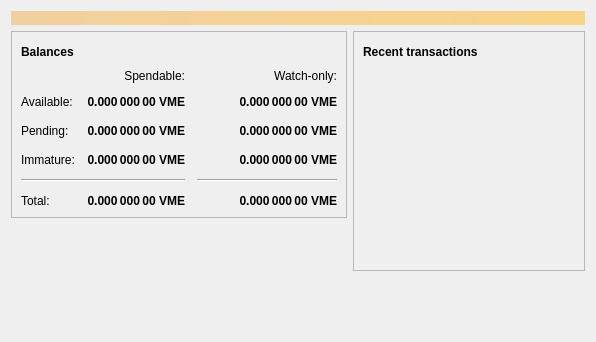
<?xml version="1.0" encoding="UTF-8"?>
<ui version="4.0">
 <class>OverviewPage</class>
 <widget class="QWidget" name="OverviewPage">
  <property name="geometry">
   <rect>
    <x>0</x>
    <y>0</y>
    <width>596</width>
    <height>342</height>
   </rect>
  </property>
  <property name="windowTitle">
   <string>Form</string>
  </property>
  <layout class="QVBoxLayout" name="topLayout">
   <item>
    <widget class="QLabel" name="labelAlerts">
     <property name="visible">
      <bool>false</bool>
     </property>
     <property name="styleSheet">
      <string notr="true">QLabel { background-color: qlineargradient(x1: 0, y1: 0, x2: 1, y2: 0, stop:0 #F0D0A0, stop:1 #F8D488); color:#000000; }</string>
     </property>
     <property name="wordWrap">
      <bool>true</bool>
     </property>
     <property name="margin">
      <number>3</number>
     </property>
     <property name="textInteractionFlags">
      <set>Qt::TextSelectableByMouse</set>
     </property>
    </widget>
   </item>
   <item>
    <layout class="QHBoxLayout" name="horizontalLayout" stretch="1,1">
     <item>
      <layout class="QVBoxLayout" name="verticalLayout_2">
       <item>
        <widget class="QFrame" name="frame">
         <property name="frameShape">
          <enum>QFrame::StyledPanel</enum>
         </property>
         <property name="frameShadow">
          <enum>QFrame::Raised</enum>
         </property>
         <layout class="QVBoxLayout" name="verticalLayout_4">
          <item>
           <layout class="QHBoxLayout" name="horizontalLayout_4">
            <item>
             <widget class="QLabel" name="label_5">
              <property name="font">
               <font>
                <weight>75</weight>
                <bold>true</bold>
               </font>
              </property>
              <property name="text">
               <string>Balances</string>
              </property>
             </widget>
            </item>
            <item>
             <widget class="QPushButton" name="labelWalletStatus">
              <property name="enabled">
               <bool>true</bool>
              </property>
              <property name="maximumSize">
               <size>
                <width>30</width>
                <height>16777215</height>
               </size>
              </property>
              <property name="toolTip">
               <string>The displayed information may be out of date. Your wallet automatically synchronizes with the Vimee network after a connection is established, but this process has not completed yet.</string>
              </property>
              <property name="text">
               <string/>
              </property>
              <property name="icon">
               <iconset resource="../bitcoin.qrc">
                <normaloff>:/icons/warning</normaloff>
                <disabledoff>:/icons/warning</disabledoff>:/icons/warning</iconset>
              </property>
              <property name="iconSize">
               <size>
                <width>24</width>
                <height>24</height>
               </size>
              </property>
              <property name="flat">
               <bool>true</bool>
              </property>
             </widget>
            </item>
            <item>
             <spacer name="horizontalSpacer_3">
              <property name="orientation">
               <enum>Qt::Horizontal</enum>
              </property>
              <property name="sizeHint" stdset="0">
               <size>
                <width>40</width>
                <height>20</height>
               </size>
              </property>
             </spacer>
            </item>
           </layout>
          </item>
          <item>
           <layout class="QGridLayout" name="gridLayout">
            <property name="spacing">
             <number>12</number>
            </property>
            <item row="2" column="2">
             <widget class="QLabel" name="labelWatchPending">
              <property name="font">
               <font>
                <weight>75</weight>
                <bold>true</bold>
               </font>
              </property>
              <property name="cursor">
               <cursorShape>IBeamCursor</cursorShape>
              </property>
              <property name="toolTip">
               <string>Unconfirmed transactions to watch-only addresses</string>
              </property>
              <property name="text">
               <string notr="true">0.000 000 00 VME</string>
              </property>
              <property name="alignment">
               <set>Qt::AlignRight|Qt::AlignTrailing|Qt::AlignVCenter</set>
              </property>
              <property name="textInteractionFlags">
               <set>Qt::LinksAccessibleByMouse|Qt::TextSelectableByKeyboard|Qt::TextSelectableByMouse</set>
              </property>
             </widget>
            </item>
            <item row="2" column="1">
             <widget class="QLabel" name="labelUnconfirmed">
              <property name="font">
               <font>
                <weight>75</weight>
                <bold>true</bold>
               </font>
              </property>
              <property name="cursor">
               <cursorShape>IBeamCursor</cursorShape>
              </property>
              <property name="toolTip">
               <string>Total of transactions that have yet to be confirmed, and do not yet count toward the spendable balance</string>
              </property>
              <property name="text">
               <string notr="true">0.000 000 00 VME</string>
              </property>
              <property name="alignment">
               <set>Qt::AlignRight|Qt::AlignTrailing|Qt::AlignVCenter</set>
              </property>
              <property name="textInteractionFlags">
               <set>Qt::LinksAccessibleByMouse|Qt::TextSelectableByKeyboard|Qt::TextSelectableByMouse</set>
              </property>
             </widget>
            </item>
            <item row="3" column="2">
             <widget class="QLabel" name="labelWatchImmature">
              <property name="font">
               <font>
                <weight>75</weight>
                <bold>true</bold>
               </font>
              </property>
              <property name="cursor">
               <cursorShape>IBeamCursor</cursorShape>
              </property>
              <property name="toolTip">
               <string>Mined balance in watch-only addresses that has not yet matured</string>
              </property>
              <property name="text">
               <string notr="true">0.000 000 00 VME</string>
              </property>
              <property name="alignment">
               <set>Qt::AlignRight|Qt::AlignTrailing|Qt::AlignVCenter</set>
              </property>
              <property name="textInteractionFlags">
               <set>Qt::LinksAccessibleByMouse|Qt::TextSelectableByKeyboard|Qt::TextSelectableByMouse</set>
              </property>
             </widget>
            </item>
            <item row="4" column="0" colspan="2">
             <widget class="Line" name="line">
              <property name="orientation">
               <enum>Qt::Horizontal</enum>
              </property>
             </widget>
            </item>
            <item row="4" column="2">
             <widget class="Line" name="lineWatchBalance">
              <property name="sizePolicy">
               <sizepolicy hsizetype="Preferred" vsizetype="Fixed">
                <horstretch>0</horstretch>
                <verstretch>0</verstretch>
               </sizepolicy>
              </property>
              <property name="minimumSize">
               <size>
                <width>140</width>
                <height>0</height>
               </size>
              </property>
              <property name="orientation">
               <enum>Qt::Horizontal</enum>
              </property>
             </widget>
            </item>
            <item row="5" column="0">
             <widget class="QLabel" name="labelTotalText">
              <property name="text">
               <string>Total:</string>
              </property>
             </widget>
            </item>
            <item row="3" column="1">
             <widget class="QLabel" name="labelImmature">
              <property name="font">
               <font>
                <weight>75</weight>
                <bold>true</bold>
               </font>
              </property>
              <property name="cursor">
               <cursorShape>IBeamCursor</cursorShape>
              </property>
              <property name="toolTip">
               <string>Mined balance that has not yet matured</string>
              </property>
              <property name="text">
               <string notr="true">0.000 000 00 VME</string>
              </property>
              <property name="alignment">
               <set>Qt::AlignRight|Qt::AlignTrailing|Qt::AlignVCenter</set>
              </property>
              <property name="textInteractionFlags">
               <set>Qt::LinksAccessibleByMouse|Qt::TextSelectableByKeyboard|Qt::TextSelectableByMouse</set>
              </property>
             </widget>
            </item>
            <item row="2" column="3">
             <spacer name="horizontalSpacer_2">
              <property name="orientation">
               <enum>Qt::Horizontal</enum>
              </property>
              <property name="sizeHint" stdset="0">
               <size>
                <width>40</width>
                <height>20</height>
               </size>
              </property>
             </spacer>
            </item>
            <item row="3" column="0">
             <widget class="QLabel" name="labelImmatureText">
              <property name="text">
               <string>Immature:</string>
              </property>
             </widget>
            </item>
            <item row="5" column="1">
             <widget class="QLabel" name="labelTotal">
              <property name="font">
               <font>
                <weight>75</weight>
                <bold>true</bold>
               </font>
              </property>
              <property name="cursor">
               <cursorShape>IBeamCursor</cursorShape>
              </property>
              <property name="toolTip">
               <string>Your current total balance</string>
              </property>
              <property name="text">
               <string notr="true">0.000 000 00 VME</string>
              </property>
              <property name="alignment">
               <set>Qt::AlignRight|Qt::AlignTrailing|Qt::AlignVCenter</set>
              </property>
              <property name="textInteractionFlags">
               <set>Qt::LinksAccessibleByMouse|Qt::TextSelectableByKeyboard|Qt::TextSelectableByMouse</set>
              </property>
             </widget>
            </item>
            <item row="5" column="2">
             <widget class="QLabel" name="labelWatchTotal">
              <property name="font">
               <font>
                <weight>75</weight>
                <bold>true</bold>
               </font>
              </property>
              <property name="cursor">
               <cursorShape>IBeamCursor</cursorShape>
              </property>
              <property name="toolTip">
               <string>Current total balance in watch-only addresses</string>
              </property>
              <property name="text">
               <string notr="true">0.000 000 00 VME</string>
              </property>
              <property name="alignment">
               <set>Qt::AlignRight|Qt::AlignTrailing|Qt::AlignVCenter</set>
              </property>
              <property name="textInteractionFlags">
               <set>Qt::LinksAccessibleByMouse|Qt::TextSelectableByKeyboard|Qt::TextSelectableByMouse</set>
              </property>
             </widget>
            </item>
            <item row="0" column="2">
             <widget class="QLabel" name="labelWatchonly">
              <property name="text">
               <string>Watch-only:</string>
              </property>
              <property name="alignment">
               <set>Qt::AlignRight|Qt::AlignTrailing|Qt::AlignVCenter</set>
              </property>
             </widget>
            </item>
            <item row="1" column="0">
             <widget class="QLabel" name="labelBalanceText">
              <property name="text">
               <string>Available:</string>
              </property>
             </widget>
            </item>
            <item row="1" column="1">
             <widget class="QLabel" name="labelBalance">
              <property name="font">
               <font>
                <weight>75</weight>
                <bold>true</bold>
               </font>
              </property>
              <property name="cursor">
               <cursorShape>IBeamCursor</cursorShape>
              </property>
              <property name="toolTip">
               <string>Your current spendable balance</string>
              </property>
              <property name="text">
               <string notr="true">0.000 000 00 VME</string>
              </property>
              <property name="alignment">
               <set>Qt::AlignRight|Qt::AlignTrailing|Qt::AlignVCenter</set>
              </property>
              <property name="textInteractionFlags">
               <set>Qt::LinksAccessibleByMouse|Qt::TextSelectableByKeyboard|Qt::TextSelectableByMouse</set>
              </property>
             </widget>
            </item>
            <item row="1" column="2">
             <widget class="QLabel" name="labelWatchAvailable">
              <property name="font">
               <font>
                <weight>75</weight>
                <bold>true</bold>
               </font>
              </property>
              <property name="cursor">
               <cursorShape>IBeamCursor</cursorShape>
              </property>
              <property name="toolTip">
               <string>Your current balance in watch-only addresses</string>
              </property>
              <property name="text">
               <string notr="true">0.000 000 00 VME</string>
              </property>
              <property name="alignment">
               <set>Qt::AlignRight|Qt::AlignTrailing|Qt::AlignVCenter</set>
              </property>
              <property name="textInteractionFlags">
               <set>Qt::LinksAccessibleByMouse|Qt::TextSelectableByKeyboard|Qt::TextSelectableByMouse</set>
              </property>
             </widget>
            </item>
            <item row="2" column="0">
             <widget class="QLabel" name="labelPendingText">
              <property name="text">
               <string>Pending:</string>
              </property>
             </widget>
            </item>
            <item row="0" column="1">
             <widget class="QLabel" name="labelSpendable">
              <property name="text">
               <string>Spendable:</string>
              </property>
              <property name="alignment">
               <set>Qt::AlignRight|Qt::AlignTrailing|Qt::AlignVCenter</set>
              </property>
             </widget>
            </item>
           </layout>
          </item>
         </layout>
        </widget>
       </item>
       <item>
        <spacer name="verticalSpacer">
         <property name="orientation">
          <enum>Qt::Vertical</enum>
         </property>
         <property name="sizeHint" stdset="0">
          <size>
           <width>20</width>
           <height>40</height>
          </size>
         </property>
        </spacer>
       </item>
      </layout>
     </item>
     <item>
      <layout class="QVBoxLayout" name="verticalLayout_3">
       <item>
        <widget class="QFrame" name="frame_2">
         <property name="frameShape">
          <enum>QFrame::StyledPanel</enum>
         </property>
         <property name="frameShadow">
          <enum>QFrame::Raised</enum>
         </property>
         <layout class="QVBoxLayout" name="verticalLayout">
          <item>
           <layout class="QHBoxLayout" name="horizontalLayout_2">
            <item>
             <widget class="QLabel" name="label_4">
              <property name="font">
               <font>
                <weight>75</weight>
                <bold>true</bold>
               </font>
              </property>
              <property name="text">
               <string>Recent transactions</string>
              </property>
             </widget>
            </item>
            <item>
             <widget class="QPushButton" name="labelTransactionsStatus">
              <property name="enabled">
               <bool>true</bool>
              </property>
              <property name="maximumSize">
               <size>
                <width>30</width>
                <height>16777215</height>
               </size>
              </property>
              <property name="toolTip">
               <string>The displayed information may be out of date. Your wallet automatically synchronizes with the Vimee network after a connection is established, but this process has not completed yet.</string>
              </property>
              <property name="text">
               <string/>
              </property>
              <property name="icon">
               <iconset resource="../bitcoin.qrc">
                <normaloff>:/icons/warning</normaloff>
                <disabledoff>:/icons/warning</disabledoff>:/icons/warning</iconset>
              </property>
              <property name="iconSize">
               <size>
                <width>24</width>
                <height>24</height>
               </size>
              </property>
              <property name="flat">
               <bool>true</bool>
              </property>
             </widget>
            </item>
            <item>
             <spacer name="horizontalSpacer">
              <property name="orientation">
               <enum>Qt::Horizontal</enum>
              </property>
              <property name="sizeHint" stdset="0">
               <size>
                <width>40</width>
                <height>20</height>
               </size>
              </property>
             </spacer>
            </item>
           </layout>
          </item>
          <item>
           <widget class="QListView" name="listTransactions">
            <property name="styleSheet">
             <string notr="true">QListView { background: transparent; }</string>
            </property>
            <property name="frameShape">
             <enum>QFrame::NoFrame</enum>
            </property>
            <property name="verticalScrollBarPolicy">
             <enum>Qt::ScrollBarAlwaysOff</enum>
            </property>
            <property name="horizontalScrollBarPolicy">
             <enum>Qt::ScrollBarAlwaysOff</enum>
            </property>
            <property name="selectionMode">
             <enum>QAbstractItemView::NoSelection</enum>
            </property>
           </widget>
          </item>
         </layout>
        </widget>
       </item>
       <item>
        <spacer name="verticalSpacer_2">
         <property name="orientation">
          <enum>Qt::Vertical</enum>
         </property>
         <property name="sizeHint" stdset="0">
          <size>
           <width>20</width>
           <height>40</height>
          </size>
         </property>
        </spacer>
       </item>
      </layout>
     </item>
    </layout>
   </item>
  </layout>
 </widget>
 <resources/>
 <connections/>
</ui>
